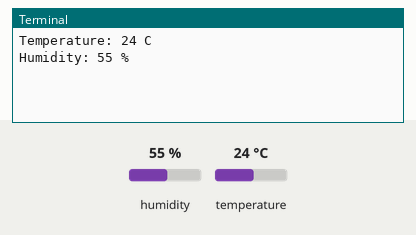
The program below on a simulated Raspberry Pi (BCM pin numbers). On the bench: the last lines printed to the terminal. The test bench sets the inputs (shaded band); at power-on: humidity 55 %, temperature 24 °C.

Above: at 1.2 s.
1.3 s: humidity set to 22 %
At 4.0 s:
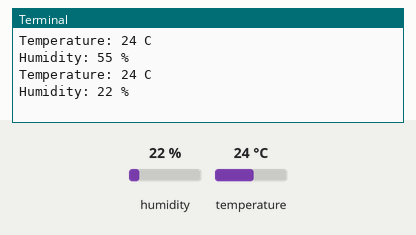
5.3 s: temperature set to 12 °C
At 6.7 s:
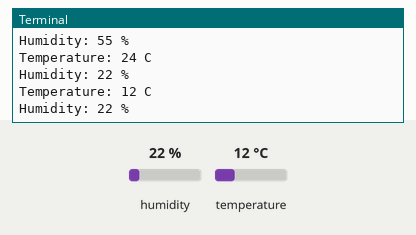
9.3 s: humidity set to 40 %
At 10.6 s:
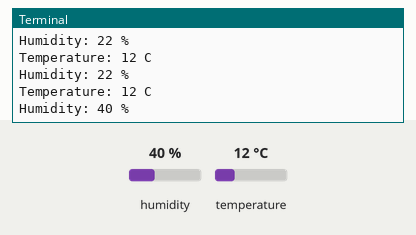
Timing chart, 0 to 12.3 s (numbered marks = the images above; inputs shaded):
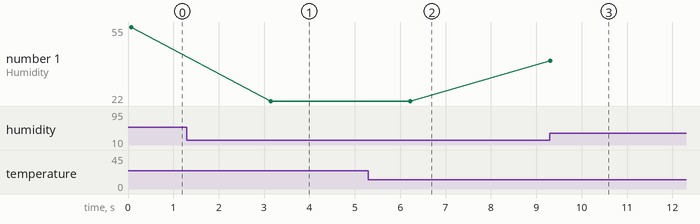

Measured:
- after the input at 1.3 s, the terminal: prints a new line after 1.9 s (image 1)
- after the input at 5.3 s, the terminal: prints a new line after 0.93 s (image 2)
- after the input at 9.3 s, the terminal: prints a new line at once (image 3)
- plotted number 1: 55 → 22 after the input at 1.3 s, 22 → 40 after the input at 9.3 s

The program:

DHT11_Sensor.py
```python
import RPi.GPIO
import time
import dht11

RPi.GPIO.setmode(RPi.GPIO.BCM)

#depend where you are connecting the data pin
instance = dht11.DHT11(pin = 4)

while True:
    result = instance.read()   #check the result from dht11 library
    print("Temperature: %d C" % result.temperature)
    print("Humidity: %d %%" % result.humidity)
    time.sleep(3)
```
